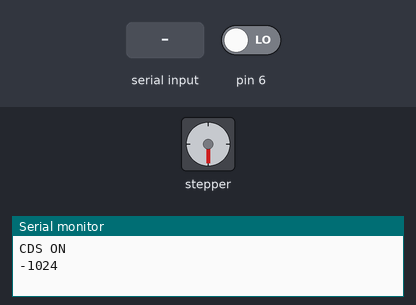
This sketch was run on a simulated Arduino Uno, built with avr-gcc and run on an emulated ATmega328P. Parts: stepper motor, the last lines printed to the serial monitor. Inputs (shaded band) come from the test bench; at power-on: pin 6 LOW. Stepper angles assume 2048 steps per turn.

Above: at 2.9 s.
3.0 s: pin 6 driven HIGH
At 5.8 s:
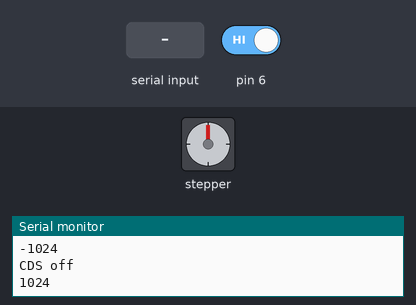
6.0 s: "90\n" received over Serial
At 8.0 s:
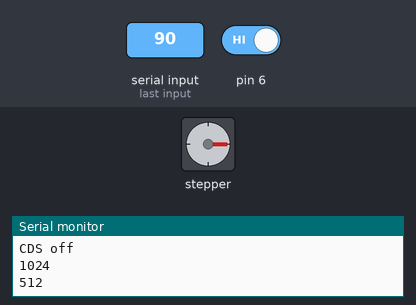
8.5 s: "90,45\n" received over Serial
At 11.2 s:
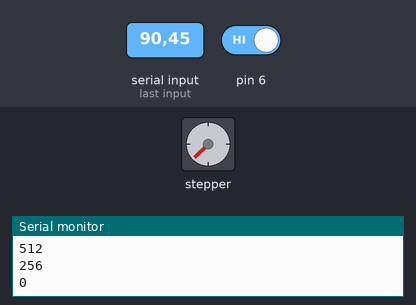
11.5 s: "30,150\n" received over Serial
At 14.3 s:
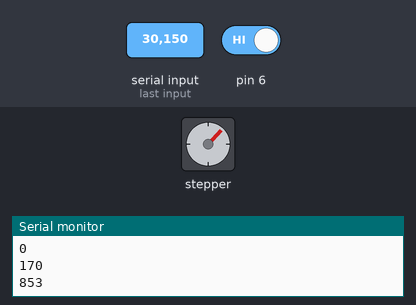
14.5 s: "200\n" received over Serial
At 18.1 s:
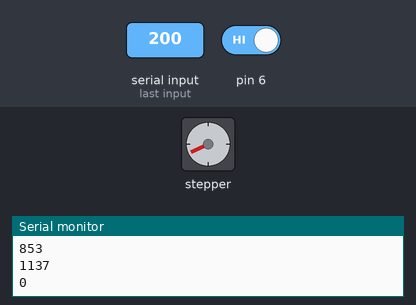
Timing chart, 0 to 18.5 s (numbered marks = the images above; inputs shaded):
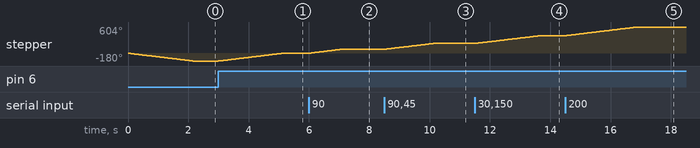

Measured:
- after the input at 3.0 s, stepper: turns 180° clockwise in 2.1 s, starting at once
- after the input at 6.0 s, stepper: turns 90° clockwise in 1.1 s, starting at once
- after the input at 8.5 s, stepper: turns 135° clockwise in 1.6 s, starting at once
- after the input at 11.5 s, stepper: turns 179° clockwise in 2.2 s, starting at once
- after the input at 14.5 s, stepper: turns 200° clockwise in 2.4 s, starting at once
- by itself, stepper: turns 180° counter-clockwise in 2.1 s

The sketch:

LightStepMoterController.ino
```cpp
#include <Stepper.h>

const int STEPS = 2048;
Stepper stepper(STEPS, 8,10,9,11);

void setup()
{
  stepper.setSpeed(14);
  Serial.begin(9600);
  pinMode(6, INPUT);
}


bool pos = false; //false => No light, true => Yes light
void loop()
{


   if (digitalRead(6) == HIGH && pos == true) {

    Serial.println("CDS off");  // 빛이차단되면 출력됩니다
    int val = 180;
    val=map(val,0,360,0,2048); //회전각 스템 수
    stepper.step(val);
    Serial.println(val);
    delay(10);
    pos = false;

  }
 if (digitalRead(6) == LOW && pos == false) {

    Serial.println("CDS ON");  // 빛이감지되면 출력됩니다
    int val = -180;
    val=map(val,0,360,0,2048); //회전각 스템 수
    stepper.step(val);
    Serial.println(val);
    delay(10);
    pos = true;

  }

  if(Serial.available()) {
    int val=Serial.parseInt(); //회전각 int형으로 읽기

    val=map(val,0,360,0,2048); //회전각 스템 수
    stepper.step(val);
    Serial.println(val);
    delay(10);
  }
}
```
